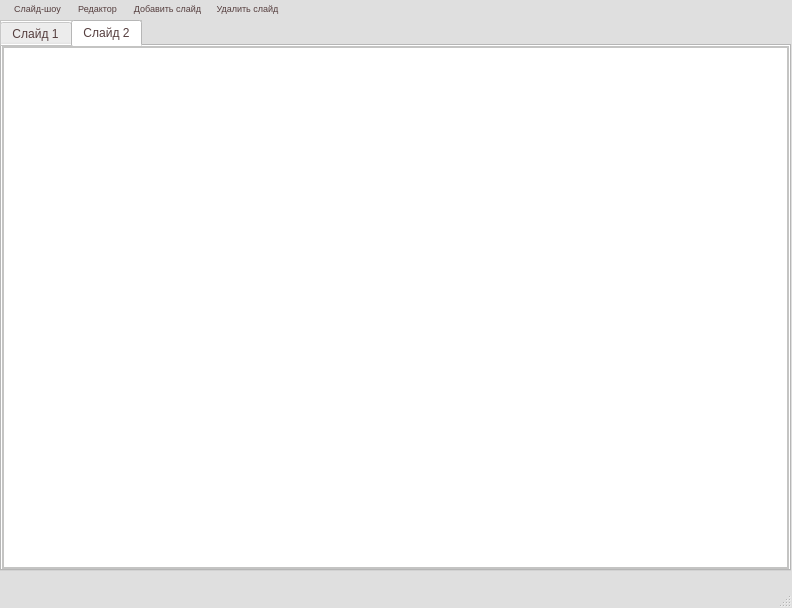
<?xml version="1.0" encoding="UTF-8"?>
<ui version="4.0">
 <class>MainWindow</class>
 <widget class="QMainWindow" name="MainWindow">
  <property name="geometry">
   <rect>
    <x>0</x>
    <y>0</y>
    <width>792</width>
    <height>608</height>
   </rect>
  </property>
  <property name="font">
   <font>
    <pointsize>7</pointsize>
   </font>
  </property>
  <property name="windowTitle">
   <string>MainWindow</string>
  </property>
  <property name="styleSheet">
   <string notr="true">QMainWindow {
   background-color: rgb(223, 223, 223);
   
}</string>
  </property>
  <widget class="QWidget" name="centralwidget">
   <widget class="QPushButton" name="slide_show_btn">
    <property name="geometry">
     <rect>
      <x>0</x>
      <y>0</y>
      <width>75</width>
      <height>16</height>
     </rect>
    </property>
    <property name="font">
     <font>
      <pointsize>7</pointsize>
     </font>
    </property>
    <property name="styleSheet">
     <string notr="true">color: rgb(85, 62, 62);
background-color: rgb(223, 223, 223);
border-radius: 0px 0px 5px 5px;</string>
    </property>
    <property name="text">
     <string>Слайд-шоу</string>
    </property>
   </widget>
   <widget class="QPushButton" name="editor_btn">
    <property name="geometry">
     <rect>
      <x>60</x>
      <y>0</y>
      <width>75</width>
      <height>16</height>
     </rect>
    </property>
    <property name="font">
     <font>
      <pointsize>7</pointsize>
     </font>
    </property>
    <property name="styleSheet">
     <string notr="true">color: rgb(85, 62, 62);
background-color: rgb(223, 223, 223);
border-radius: 0px 0px 5px 5px;</string>
    </property>
    <property name="text">
     <string>Редактор</string>
    </property>
   </widget>
   <widget class="QTabWidget" name="tabWidget">
    <property name="geometry">
     <rect>
      <x>0</x>
      <y>20</y>
      <width>791</width>
      <height>551</height>
     </rect>
    </property>
    <property name="toolTip">
     <string>&lt;html&gt;&lt;head/&gt;&lt;body&gt;&lt;p&gt;&lt;span style=&quot; font-size:14pt;&quot;&gt;Слайд&lt;/span&gt;&lt;/p&gt;&lt;/body&gt;&lt;/html&gt;</string>
    </property>
    <property name="styleSheet">
     <string notr="true">border: 1px solid #C4C4C3;
top: -1px;
background: rgb(255, 255, 255);
color: rgb(85, 62, 62);</string>
    </property>
    <property name="currentIndex">
     <number>1</number>
    </property>
    <widget class="QWidget" name="tab">
     <property name="styleSheet">
      <string notr="true">QTabBar::tab {                  
            background: #00ff00;                         
            color: #000000;                              
            border-width: 2px;                             
            border-style: solid;                           
            border-color: #0000ff;                             
            border-bottom-color: #00ffffff;                
            border-top-left-radius: 6px;                   
            border-top-right-radius: 6px;                  
            min-height: 40px;                              
            padding: 2px;}</string>
     </property>
     <attribute name="title">
      <string>Слайд 1</string>
     </attribute>
    </widget>
    <widget class="QWidget" name="tab_2">
     <property name="styleSheet">
      <string notr="true">QTabBar::tab {                  
            background: #00ff00;                         
            color: #000000;                              
            border-width: 2px;                             
            border-style: solid;                           
            border-color: #0000ff;                             
            border-bottom-color: #00ffffff;                
            border-top-left-radius: 6px;                   
            border-top-right-radius: 6px;                  
            min-height: 40px;                              
            padding: 2px;}</string>
     </property>
     <attribute name="title">
      <string>Слайд 2</string>
     </attribute>
    </widget>
   </widget>
   <widget class="QPushButton" name="add_slide_btn">
    <property name="geometry">
     <rect>
      <x>130</x>
      <y>0</y>
      <width>75</width>
      <height>16</height>
     </rect>
    </property>
    <property name="font">
     <font>
      <pointsize>7</pointsize>
     </font>
    </property>
    <property name="styleSheet">
     <string notr="true">color: rgb(85, 62, 62);
background-color: rgb(223, 223, 223);
border-radius: 0px 0px 5px 5px;</string>
    </property>
    <property name="text">
     <string>Добавить слайд</string>
    </property>
   </widget>
   <widget class="QPushButton" name="remove_slide_btn">
    <property name="geometry">
     <rect>
      <x>210</x>
      <y>0</y>
      <width>75</width>
      <height>16</height>
     </rect>
    </property>
    <property name="font">
     <font>
      <pointsize>7</pointsize>
     </font>
    </property>
    <property name="styleSheet">
     <string notr="true">color: rgb(85, 62, 62);
background-color: rgb(223, 223, 223);
border-radius: 0px 0px 5px 5px;</string>
    </property>
    <property name="text">
     <string>Удалить слайд</string>
    </property>
   </widget>
   <zorder>editor_btn</zorder>
   <zorder>slide_show_btn</zorder>
   <zorder>tabWidget</zorder>
   <zorder>add_slide_btn</zorder>
   <zorder>remove_slide_btn</zorder>
  </widget>
  <widget class="QMenuBar" name="menubar">
   <property name="geometry">
    <rect>
     <x>0</x>
     <y>0</y>
     <width>792</width>
     <height>21</height>
    </rect>
   </property>
  </widget>
  <widget class="QStatusBar" name="statusbar"/>
 </widget>
 <resources/>
 <connections/>
</ui>
